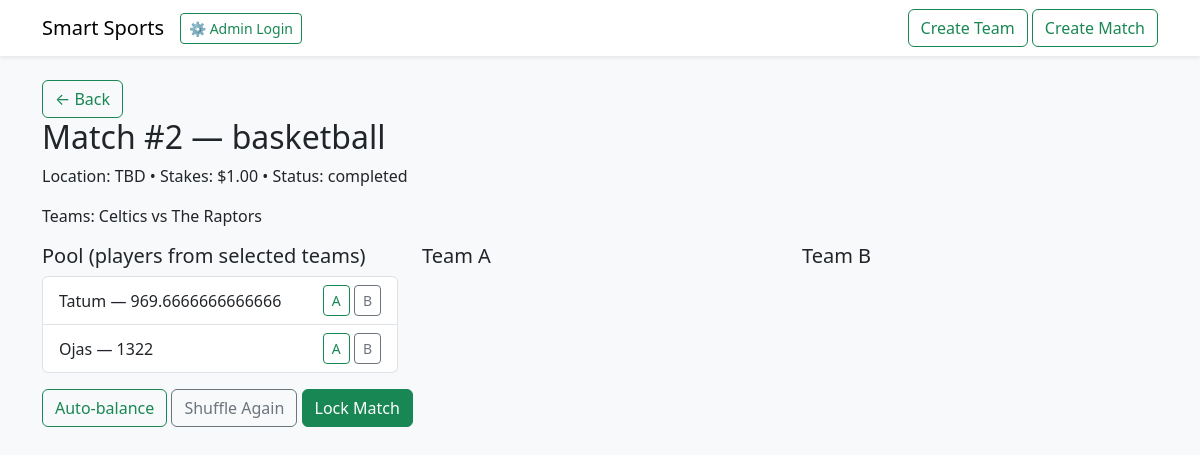
Before: /matches/2 (signed in) with the older database file.
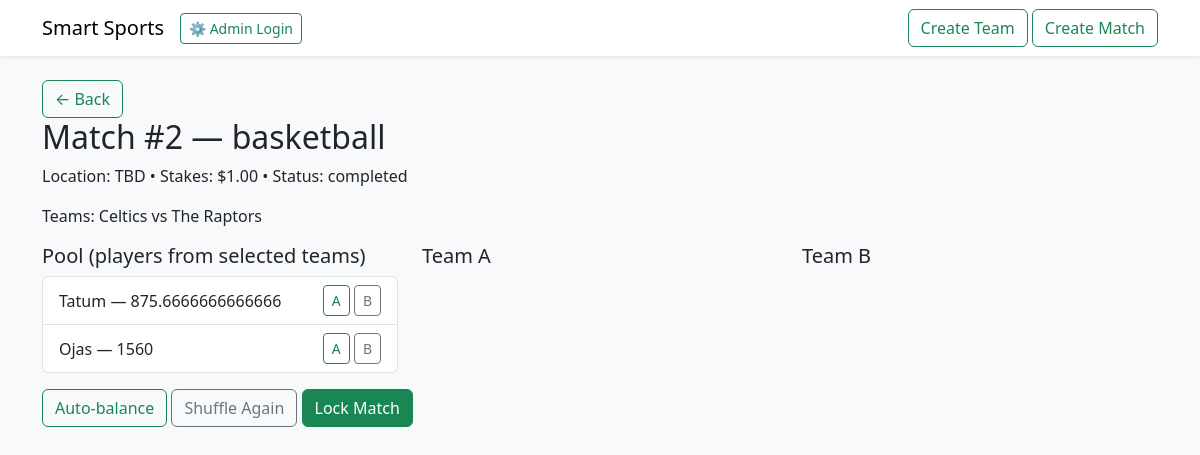
After: the same page with the newer database file.
### app/models.py (models this page shows)
class Player(db.Model):
    id = db.Column(db.Integer, primary_key=True)
    name = db.Column(db.String(120), nullable=False)
    email = db.Column(db.String(200), nullable=True)
    role = db.Column(db.String(80), nullable=True)
    skill_rating = db.Column(db.Integer, default=1200)
    invited = db.Column(db.Boolean, default=False)
    team_id = db.Column(db.Integer, db.ForeignKey('team.id'), nullable=True)
    games_played = db.Column(db.Integer, default=0)
    wins = db.Column(db.Integer, default=0)
    losses = db.Column(db.Integer, default=0)
    is_admin = db.Column(db.Boolean, default=False)
    skills = db.relationship("PlayerSkill", backref="player", lazy=True, cascade="all, delete-orphan")

### app/routes.py (the view)
@app.route("/matches/<int:match_id>")
def match_detail(match_id):
    match = Match.query.get_or_404(match_id)
    pool = []
    if match.team1_id:
        pool += Player.query.filter_by(team_id=match.team1_id).all()
    if match.team2_id:
        pool += Player.query.filter_by(team_id=match.team2_id).all()
    assignments = MatchAssignment.query.filter_by(match_id=match.id).all()
    assigned_a = [a.player for a in assignments if a.team_side == 'A']
    assigned_b = [a.player for a in assignments if a.team_side == 'B']
    locked = (match.status == "locked")
    return render_template("match_detail.html", match=match, pool=pool, assigned_a=assigned_a, assigned_b=assigned_b, locked=locked)

### app/templates/match_detail.html (shortened to what this page needs)
{% extends "base.html" %}
{% block content %}
<a href="{{ url_for('index') }}" class="btn btn-outline-success">&larr; Back</a>
<h2>Match #{{ match.id }} — {{ match.sport }}</h2>
<p>Location: {{ match.location or 'TBD' }} • Stakes: ${{ "%.2f"|format(match.stakes) }} • Status: {{ match.status }}</p>
<p>Teams: {{ match.team1.name if match.team1 else 'Open' }} vs {{ match.team2.name if match.team2 else 'Open' }}</p>
<div class="row">
  <div class="col-md-4">
    <h5>Pool (players from selected teams)</h5>
    <ul id="pool-list" class="list-group">
      {% for p in pool %}
        <li class="list-group-item d-flex justify-content-between align-items-center">
          {{ p.name }} — {{ p.skill_rating }}
          {% if not locked %}
            <div>
              <button class="btn btn-sm btn-outline-success btn-assign" data-player-id="{{ p.id }}" data-side="A">A</button>
              <button class="btn btn-sm btn-outline-secondary btn-assign" data-player-id="{{ p.id }}" data-side="B">B</button>
            </div>
          {% endif %}
        </li>
      {% else %}
        <li class="list-group-item text-muted">No players in pool</li>
      {% endfor %}
    </ul>
  </div>
  <div class="col-md-4">
    <h5>Team A</h5>
  </div>
  <div class="col-md-4">
    <h5>Team B</h5>
  </div>
</div>
<div class="mt-3">
  {% if not locked %}
    <button id="btn-balance" class="btn btn-outline-success">Auto-balance</button>
    <button id="btn-shuffle" class="btn btn-outline-secondary">Shuffle Again</button>
    <button id="btn-lock" class="btn btn-success">Lock Match</button>
  {% else %}
    <button id="btn-lock" class="btn btn-warning">Unlock Match</button>
  {% endif %}
</div>
{% endblock %}

Changed rows visible on the page:
changed Player "Tatum": skill_rating "969.6666666666666" → "875.6666666666666"
changed Player "Ojas": skill_rating "1322" → "1560"
